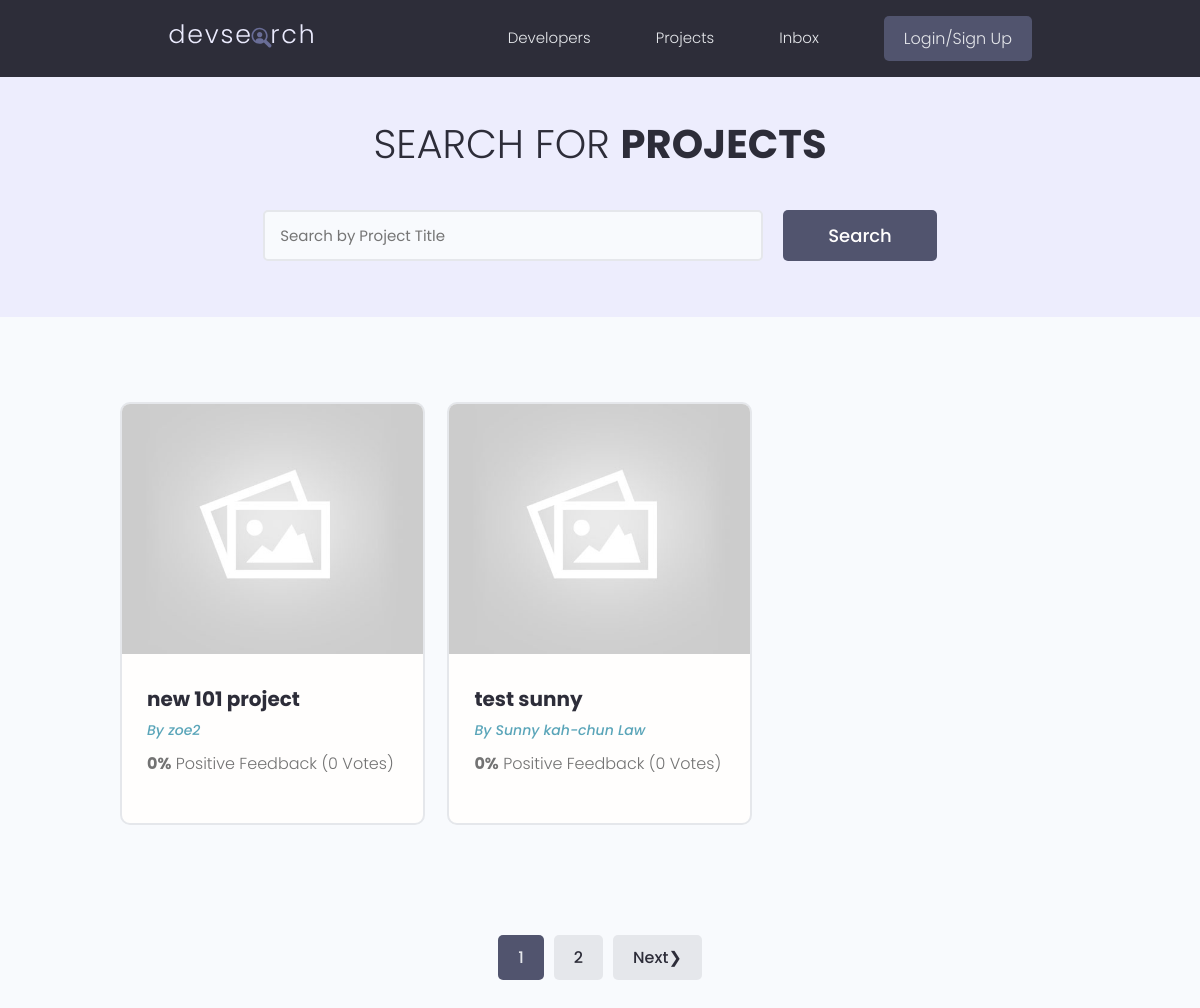
The page /projects/ on the database as committed earlier.
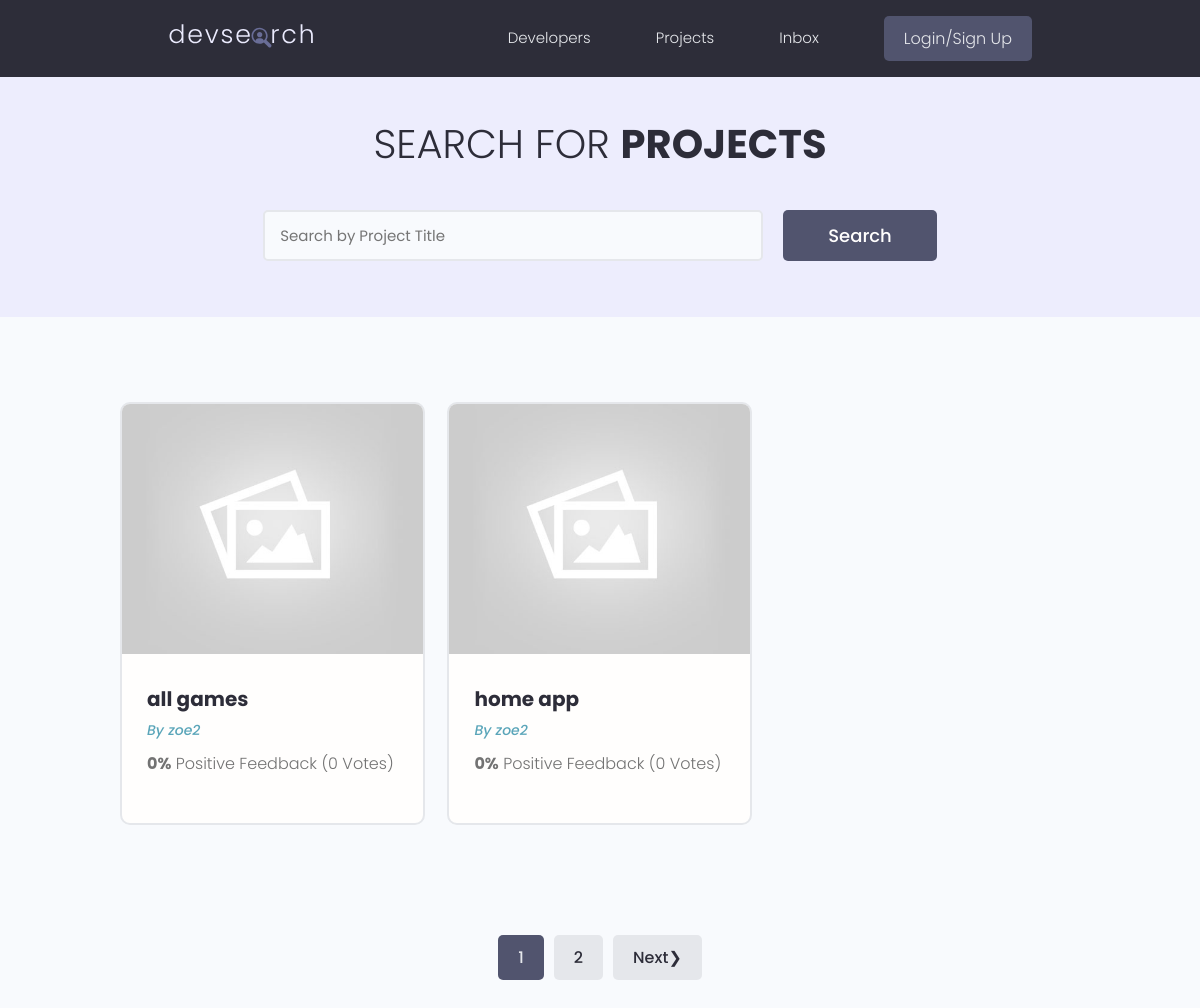
The same page on the database as committed later.
### projects/models.py (models this page shows, shortened)
class Projects(models.Model):
    owner = models.ForeignKey(
        Profile, null=True, blank=True, on_delete=models.SET_NULL)
    title = models.CharField(max_length=200)
    description = models.TextField(null=True, blank=True)
    featured_image = models.ImageField(
        null=True, blank=True, default="default.jpg")
    demo_link = models.CharField(max_length=2000, blank=True)
    source_link = models.CharField(max_length=2000, null=True, blank=True)
    tags = models.ManyToManyField('Tag', blank=True)
    vote_total = models.IntegerField(default=0, null=True, blank=True)
    vote_ratio = models.IntegerField(default=0, null=True, blank=True)
    created = models.DateTimeField(auto_now_add=True)
    id = models.UUIDField(default=uuid.uuid4, unique=True,
                          primary_key=True, editable=False)
    class Meta:
        ordering = ['-created']  # dash makes is ascending order

### users/models.py (models this page shows, shortened)
class Profile(models.Model):
    user = models.OneToOneField(
        User, on_delete=models.CASCADE, null=True, blank=True)
    name = models.CharField(max_length=200, blank=True, null=True)
    email = models.EmailField(max_length=500, blank=True, null=True)
    username = models.CharField(max_length=200, blank=True, null=True)
    location = models.CharField(max_length=200, blank=True, null=True)
    short_intro = models.CharField(max_length=200, blank=True, null=True)
    bio = models.TextField(blank=True, null=True)
    profile_image = models.ImageField(
        null=True, blank=True, upload_to='profiles/', default="profiles/user-default.png")
    social_github = models.CharField(max_length=200, blank=True, null=True)
    social_twitter = models.CharField(max_length=200, blank=True, null=True)
    social_linkedin = models.CharField(max_length=200, blank=True, null=True)
    social_youtube = models.CharField(max_length=200, blank=True, null=True)
    social_website = models.CharField(max_length=200, blank=True, null=True)
    created = models.DateTimeField(auto_now_add=True)
    id = models.UUIDField(default=uuid.uuid4, unique=True,
                          primary_key=True, editable=False)

### projects/views.py (the view)
# urls.py: path('projects/', include('projects.urls')),
def projects(request):
    projects, search_query = searchProjects(request)
    custom_range, projects = paginationProjects(request, projects, 2)
    context = {'projects': projects,
               'search_query': search_query, 'custom_range': custom_range}
    return render(request, 'projects/projects.html', context)

### projects/utils.py (called while the page is built)
def paginationProjects(request, projects, results):
    page = request.GET.get('page')
    paginator = Paginator(projects, results)
    try:
        projects = paginator.page(page)
    except PageNotAnInteger:
        page = 1
        projects = paginator.page(page)
    except EmptyPage:
        page = paginator.num_pages
        projects = paginator.page(page)
    leftIndex = (int(page) - 1)
    if leftIndex < 1:
        leftIndex = 1
    rightIndex = (int(page) + 2)
    if rightIndex > paginator.num_pages:
        rightIndex = paginator.num_pages + 1
    custom_range = range(leftIndex, rightIndex)
    return custom_range, projects

def searchProjects(request):
    search_query = ''
    if request.GET.get('search_query'):
        search_query = request.GET.get('search_query')
    tags = Tag.objects.filter(name__icontains=search_query)
    projects = Projects.objects.distinct().filter(
        Q(title__icontains=search_query) |
        Q(description__icontains=search_query) |
        Q(owner__name__icontains=search_query) |
        Q(tags__in=tags)
    )
    return projects, search_query

### projects/templates/projects/projects.html (shortened to what this page needs)
{% extends 'main.html'%}
{% block content %}
<main class="projects">
  <section class="hero-section text-center">
    <div class="container container--narrow">
      <div class="hero-section__box">
        <h2>Search for <span>Projects</span></h2>
      </div>
      <div class="hero-section__search">
        <form id="searchForm" class="form" action="{% url 'projects' %}" method="get">
          <div class="form__field">
            <input class="input input--text" id="formInput#search" type="text" name="search_query"
              placeholder="Search by Project Title" value="{{search_query}}" />
          </div>
          <input class="btn btn--sub btn--lg" type="submit" value="Search" />
        </form>
      </div>
    </div>
  </section>
  <section class="projectsList">
    <div class="container">
      <div class="grid grid--three">
      {% for project in projects %}
      <div class="column">
        <div class="card project">
            <a href="{% url 'project' project.id %}" class="project">
                <img class="project__thumbnail" src="{{ project.featured_image.url }}" alt="project thumbnail" />
                <div class="card__body">
                    <h3 class="project__title">{{project.title}}</h3>
                    <p><a class="project__author" href="{% url 'user-profile' project.owner.id %}">By {{project.owner.name}}</a></p>
                    <p class="project--rating">
                        <span style="font-weight: bold;">{{project.vote_ratio}}%</span> Positive
                        Feedback ({{project.vote_total}} Vote{{project.vote_total|pluralize:"s"}})
                    </p>
                </div>
            </a>
        </div>
    </div>
      {% endfor %}
      </div>
    </div>
  </section>
  {% include 'pagination.html' with queryset=projects custom_range=custom_range %}
</main>
{% endblock content %}

Rows that differ between the two databases and show on the page:
no longer on this page (row unchanged): Projects: featured_image (placeholder picture), title "new 101 project", owner.name "zoe2", vote_ratio "0", vote_total "0"
no longer on this page (row unchanged): Projects: featured_image (placeholder picture), title "test sunny", owner.name "Sunny kah-chun Law", vote_ratio "0", vote_total "0"
added Projects: featured_image (placeholder picture), title "all games", owner.name "zoe2", vote_ratio "0", vote_total "0"
added Projects: featured_image (placeholder picture), title "home app", owner.name "zoe2", vote_ratio "0", vote_total "0"
